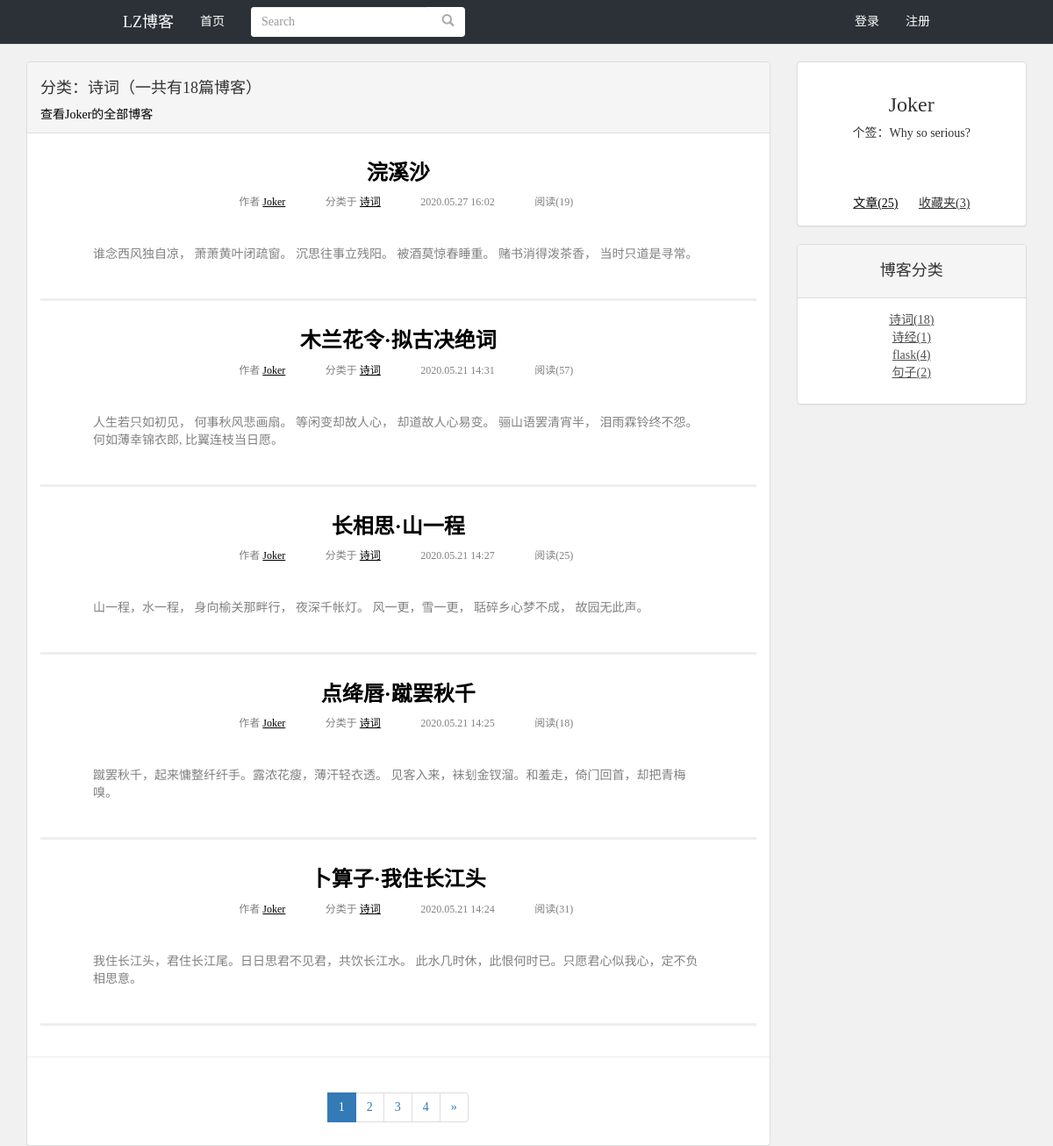
Page /blog/type/2 on the committed database.
### blog/models.py (models this page shows, shortened)
class BlogType(models.Model):
    type_name=models.CharField(max_length=20,verbose_name='博客类型')
    author=models.ForeignKey(User,on_delete=models.DO_NOTHING,verbose_name='作者')
    def __str__(self):
        return self.type_name
    class Meta:
        verbose_name='博客类型'
        verbose_name_plural=verbose_name

class Blog(models.Model):
    title=models.CharField(max_length=150,verbose_name='标题')
    blog_type=models.ForeignKey(BlogType,on_delete=models.DO_NOTHING,verbose_name='博客类型')
    content=RichTextUploadingField()
    author=models.ForeignKey(User,on_delete=models.DO_NOTHING,verbose_name='作者')
    created_time=models.DateTimeField(auto_now_add=True,verbose_name='创作时间')
    last_update_time=models.DateTimeField(auto_now=True,verbose_name='上次修改时间')
    def readnum_function(self):
        try:
            return self.readnum.read_num
        except Exception as e:
            return 0
    readnum_function.short_description='阅读量'
    class Meta:
        ordering=['-created_time']
        verbose_name='博客'
        verbose_name_plural=verbose_name

class ReadNum(models.Model):
    read_num=models.IntegerField(default=0,verbose_name='阅读量')
    blog=models.OneToOneField(Blog,on_delete=models.CASCADE,verbose_name='博客')
    class Meta:
        verbose_name='阅读量'
        verbose_name_plural=verbose_name

### userInfo/models.py (models this page shows)
class UserInfo(models.Model):
    user=models.OneToOneField(User,on_delete=models.DO_NOTHING,verbose_name='用户')
    code=models.CharField(max_length=20,verbose_name='验证码')
    introduction=models.TextField(verbose_name='简介')
    class Meta:
        verbose_name='用户信息'
        verbose_name_plural=verbose_name

### blog/views.py (the view)
# urls.py: path('type/<int:blog_type_pk>',views.blogs_with_type,name='blogs_with_type'),
def blogs_with_type(request,blog_type_pk):#参数变量名必须与urls中的相同
    page_num=request.GET.get('page',1)#获取页面参数(request.GET是字典)
    blog_type=get_object_or_404(BlogType,pk=blog_type_pk)# 是个对象
    blogs_all_list=Blog.objects.filter(blog_type=blog_type)
    paginator=Paginator(blogs_all_list,5)#每3页进行分页
    page_of_blogs=paginator.get_page(page_num)#django特有的,错误就第一页/实际是最后一页
    blog_types=BlogType.objects.filter(author=blog_type.author)
    my_blog_types=[]
    for per_blog_type in blog_types:# 添加每种类型对应的博客数量，利用python可以临时添加实例变量和类变量的属性
        per_blog_type.blog_count = Blog.objects.filter(blog_type=per_blog_type).count()
        my_blog_types.append(per_blog_type)
    context={}
    context['page_of_blogs']=page_of_blogs# 加的
    context['blog_type']=blog_type
    context['blog_types']=my_blog_types
    context['author']=blog_type.author
    context['introduction']=UserInfo.objects.get(user=blog_type.author).introduction
    context['blogs_number']=Blog.objects.filter(author=blog_type.author).count()
    context['stars_number']=Star.objects.filter(user=blog_type.author).count()
    return render(request,'blogs_with_type.html',context)

### blog/templates/blogs_with_type.html (shortened to what this page needs)
{% extends 'blog_list.html' %}
{% block blog_list_title %}
<h4>分类：{{blog_type.type_name}}（一共有{{page_of_blogs.paginator.count}}篇博客）</h4>
<a href="/blog/{{blog_type.author}}">查看{{blog_type.author}}的全部博客</a>
{% endblock %}

### blog/templates/blog_list.html (shortened to what this page needs)
{% extends 'base.html' %}
{% block content %}
	<link rel="stylesheet" href="/static/blog/blog_list.css">
	<div class="container">
		<div class="row">
			<div class="col-sm-9 col-lg-9">
				<div class="panel panel-default">
					<div class="panel-heading"><h4>{% block blog_list_title %}<strong>{{ author }}</strong>的文章列表（一共有{{page_of_blogs.paginator.count}}篇博客）{% endblock %}</h4></div>
					<div class="panel-body" style="padding-top:0px">
						{% for blog in page_of_blogs.object_list %}
						<div class="blog">
						<h3  class="text-center"><a href="/blog/articles/{{blog.id}}">{{blog.title}}</a></h3>
						<ul class="blog-info-discription">
							<li>作者 <a href="{% url 'blog_list' blog.author %}">{{blog.author}}</a></li>
							<li>分类于 <a href="/blog/type/{{blog.blog_type.pk}}">{{blog.blog_type}}</a></li>
							<li>{{blog.created_time|date:"Y.m.d H:i"}}</li>
							<li>阅读({{blog.readnum_function}})</li>
						</ul>
						<p>{{blog.content|striptags|truncatechars:80}}</p>
						</div>
						{% empty %}
						<div class="blog">
							<h3>暂无博客......</h3>
						</div>
						{% endfor %}
					</div>
					<hr>
					<nav aria-label="Page navigation" class="text-center">
					  <ul class="pagination">
						{% for page_num in page_of_blogs.paginator.page_range %}
							{% if page_num == page_of_blogs.number %}
							<li class="active"><span>{{page_num}}</span></li>
							{% else %}
							<li><a href="?page={{page_num}}">{{page_num}}</a></li>
							{% endif %}
						{% endfor %}
						<li>
						{%if page_of_blogs.has_next %}
						  <a href="?page={{page_of_blogs.next_page_number}}" aria-label="Next">
							<span aria-hidden="true">&raquo;</span>
						  </a>
						{% endif %}
						</li>
					  </ul>
					</nav>
				</div>
			</div>
			<div class="col-sm-3 col-lg-3">
				<div class="panel panel-default" id="blog-list-usr-inf">
					<div class="panel-body text-center">
						<h3>{{ author }}</h3>
						<p >个签：{{introduction}}</p>
						<div id="blog-list-usr-menu">
							<span><a  href="{% url 'blog_list' author %}">文章({{blogs_number}})</a></span>
							<span>收藏夹({{stars_number}})</span>
						</div>
					</div>
				</div>
			</div>
			<div class="col-sm-3 col-lg-3">
				<div class="panel panel-default" >
					<div class="panel-heading"><h4 class="text-center">博客分类</h4></div>
					<div class="panel-body">
						<ul class="blog-types">
						{% for blog_type in blog_types %}
						<li><a href="/blog/type/{{blog_type.pk}}">{{blog_type}}({{blog_type.blog_count}})</a></li>
						{% empty %}
						<li>暂无分类</li>
						{% endfor %}
						</ul>
					</div>
				</div>
			</div>
		</div>
	</div>
{% endblock %}

### static/base.css (style rules this page uses)
* { margin:0; padding:0; font-family:"微软雅黑"; }
html,body { height: 100%; }
body { margin-top:70px!important; background-color: rgb(241,241,241); }
.h1, .h2, .h3, .h4, .h5, .h6, h1, h2, h3, h4, h5, h6 { font-family: inherit; font-weight: 500; line-height: 1.1; color: inherit; }
.blog { padding: 20px; }
.blog h3 { font-weight: 700; }
.blog-types li { text-align: center; }
.blog-types li a { color: rgb(80,80,80); }
a { color: black; }
.blog-info-discription a,.comment a,#blog-div a,.blog-types a { text-decoration:underline; }
.blog-info-discription { text-align: center; }
.blog-info-discription li { color: rgb(128,128,128); font-size:12px; margin-left: 30px; }
.blog p { margin: 40px; color: rgb(128,128,128); }
#blog-list-usr-menu { margin-top: 60px; }
#blog-list-usr-menu span { margin:0 10px ; text-decoration: underline; }

### static/blog/blog_list.css (style rules this page uses)
ul.blog-types { list-style-type:none; }
div.blog { margin-bottom:0; padding-bottom:0; border-bottom:3px solid #eee; }
div.blog h3 { margin-top:0.5em; }
ul.blog-info-discription { list-style-type:none; margin-bottom:2em; }
ul.blog-info-discription li { display:inline-block; margin-right:1em; }

### rows in the picture
BlogType: type_name "诗词", author "Joker", blog_count "18"
Blog: title "浣溪沙", author "Joker", blog_type "诗词", created_time "2020.05.27 16:02", readnum_function "19", content "谁念西风独自凉， 萧萧黄叶闭疏窗。 沉思往事立残阳。 被酒莫惊春睡重。 赌书消得泼茶香， 当时只道是寻常。"
Blog: title "木兰花令·拟古决绝词", author "Joker", blog_type "诗词", created_time "2020.05.21 14:31", readnum_function "57", content "人生若只如初见， 何事秋风悲画扇。 等闲变却故人心， 却道故人心易变。 骊山语罢清宵半， 泪雨霖铃终不怨。 何如薄幸锦衣郎, 比翼连枝当日愿。"
Blog: title "长相思·山一程", author "Joker", blog_type "诗词", created_time "2020.05.21 14:27", readnum_function "25", content "山一程，水一程， 身向榆关那畔行， 夜深千帐灯。 风一更，雪一更， 聒碎乡心梦不成， 故园无此声。"
Blog: title "点绛唇·蹴罢秋千", author "Joker", blog_type "诗词", created_time "2020.05.21 14:25", readnum_function "18", content "蹴罢秋千，起来慵整纤纤手。露浓花瘦，薄汗轻衣透。 见客入来，袜刬金钗溜。和羞走，倚门回首，却把青梅嗅。"
Blog: title "卜算子·我住长江头", author "Joker", blog_type "诗词", created_time "2020.05.21 14:24", readnum_function "31", content "我住长江头，君住长江尾。日日思君不见君，共饮长江水。 此水几时休，此恨何时已。只愿君心似我心，定不负相思意。"
UserInfo: introduction "Why so serious?"
BlogType: type_name "诗经", blog_count "1"
BlogType: type_name "flask", blog_count "4"
BlogType: type_name "句子", blog_count "2"

### other values in the picture
{{ page_of_blogs.paginator.count }} "18"
{{ page_num }} "1"
{{ page_num }} "2" "3" "4"
{{ author }} "Joker"
{{ blogs_number }} "25"
{{ stars_number }} "3"
